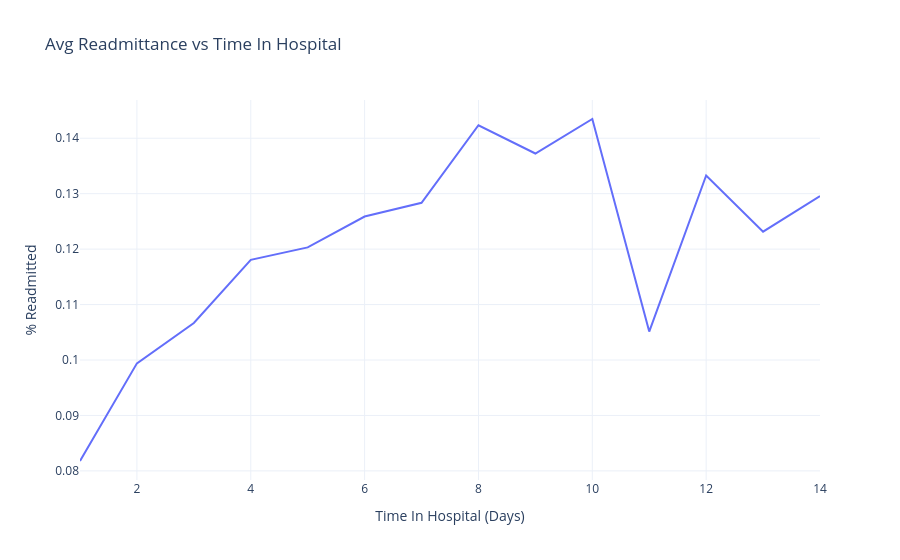

Write notebook code for a chart like this one.
### Code cell
tih_readmitted = df.groupby('time_in_hospital')['readmitted'].mean().reset_index()

fig = px.line(tih_readmitted, x = 'time_in_hospital', y = 'readmitted', template = 'plotly_white',
                title = 'Avg Readmittance vs Time In Hospital')
fig.update_layout(xaxis_title = 'Time In Hospital (Days)', yaxis_title = '% Readmitted')
fig.show()

### Figure 1 — Plotly figure (JSON) as saved in the notebook; plotly's stock layout.template omitted (floating-point values rounded to 4 significant figures)
{"data": [{"hovertemplate": "time_in_hospital=%{x}<br>readmitted=%{y}<extra></extra>", "legendgroup": "", "line": {"color": "#636efa", "dash": "solid"}, "marker": {"symbol": "circle"}, "mode": "lines", "name": "", "orientation": "v", "showlegend": false, "type": "scatter", "x": [1, 2, 3, 4, 5, 6, 7, 8, 9, 10, 11, 12, 13, 14], "xaxis": "x", "y": [0.08178, 0.0994, 0.1067, 0.1181, 0.1203, 0.1259, 0.1283, 0.1423, 0.1372, 0.1435, 0.1051, 0.1333, 0.1231, 0.1296], "yaxis": "y"}], "layout": {"autosize": true, "legend": {"tracegroupgap": 0}, "title": {"text": "Avg Readmittance vs Time In Hospital"}, "xaxis": {"anchor": "y", "autorange": true, "domain": [0, 1], "range": [1, 14], "title": {"text": "Time In Hospital (Days)"}, "type": "linear"}, "yaxis": {"anchor": "x", "autorange": true, "domain": [0, 1], "range": [0.07836, 0.1469], "title": {"text": "% Readmitted"}, "type": "linear"}}}
